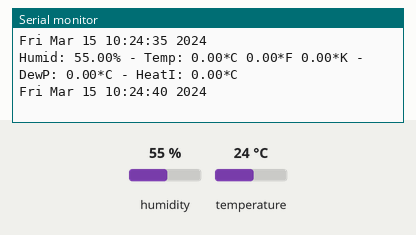
A sketch run on a simulated Particle Photon. Shown: the last lines printed to the serial monitor. The test bench sets the inputs (shaded band); at power-on: humidity 55 %, temperature 24 °C. The local clock reads 2024-03-15 10:24:30 at power-on unless the sketch sets it.

Above: at 10.8 s.
10.9 s: humidity set to 22 %
At 16.6 s:
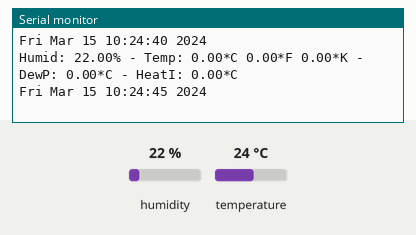
18.4 s: humidity set to 40 %
At 20.9 s:
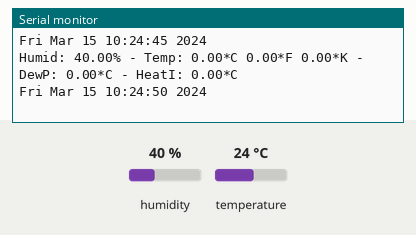
Timing chart, 0 to 22.4 s (numbered marks = the images above; inputs shaded):
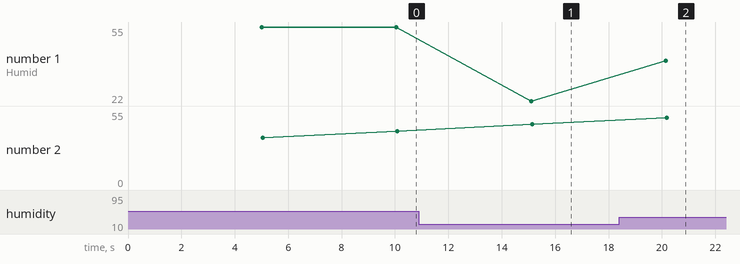

The sketch:

dht-test.ino
```cpp
#include "Adafruit_DHT.h"

// Example testing sketch for various DHT humidity/temperature sensors
// Written by ladyada, public domain

#define DHTPIN 2     // what pin we're connected to

// Uncomment whatever type you're using!
//#define DHTTYPE DHT11		// DHT 11
#define DHTTYPE DHT22		// DHT 22 (AM2302)
//#define DHTTYPE DHT21		// DHT 21 (AM2301)

// Connect pin 1 (on the left) of the sensor to +5V
// Connect pin 2 of the sensor to whatever your DHTPIN is
// Connect pin 4 (on the right) of the sensor to GROUND
// Connect a 10K resistor from pin 2 (data) to pin 1 (power) of the sensor

DHT dht(DHTPIN, DHTTYPE);

void setup() {
	Serial.begin(9600);
	Serial.println("DHTxx test!");

	dht.begin();
}

void loop() {
// Wait a few seconds between measurements.
	delay(1000*5);

// Reading temperature or humidity takes about 250 milliseconds!
// Sensor readings may also be up to 2 seconds 'old' (its a
// very slow sensor)
	float h = dht.getHumidity();
// Read temperature as Celsius
	float t = dht.getTempCelcius();
// Read temperature as Farenheit
	float f = dht.getTempFarenheit();

// Check if any reads failed and exit early (to try again).
	if (isnan(h) || isnan(t) || isnan(f)) {
		Serial.println("Failed to read from DHT sensor!");
		return;
	}

// Compute heat index
// Must send in temp in Fahrenheit!
	float hi = dht.getHeatIndex();
	float dp = dht.getDewPoint();
	float k = dht.getTempKelvin();

	Serial.print("Humid: ");
	Serial.print(h);
	String humid = String(h);
	Particle.publish("log_humidity", humid);
	Serial.print("% - ");
	Serial.print("Temp: ");
	Serial.print(t);
	Serial.print("*C ");
	String temp = String(f);
	Particle.publish("log_temp", temp);
	Serial.print(f);
	Serial.print("*F ");
	Serial.print(k);
	Serial.print("*K - ");
	Serial.print("DewP: ");
	Serial.print(dp);
	Serial.print("*C - ");
	Serial.print("HeatI: ");
	Serial.print(hi);
	Serial.println("*C");
	Serial.println(Time.timeStr());
}
```

Measured:
- after the input at 10.9 s, the serial monitor: prints a new line after 4.2 s (image 1)
- after the input at 18.4 s, the serial monitor: prints a new line after 1.7 s (image 2)
- plotted number 1: 55 → 22 after the input at 10.9 s, 22 → 40 after the input at 18.4 s
